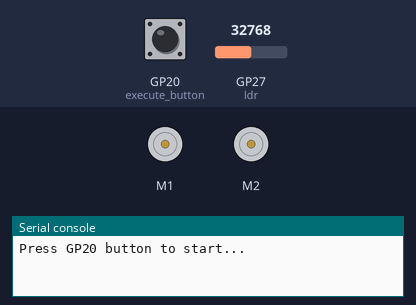
A program run on a simulated Raspberry Pi Pico running CircuitPython. On the bench: 2 × DC motor (green arrow = forward, orange = backward, longer = faster), the last lines printed to the serial console. Inputs (shaded band) come from the test bench; at power-on: GP20 (execute_button) HIGH, GP27 (ldr) = 32768 (analog values on the 0–65535 scale).

Above: at 1.2 s.
1.3 s: GP20 (execute_button) pulled LOW for 0.15 s
At 2.2 s:
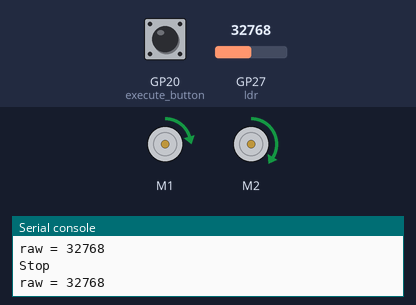
2.9 s: GP27 (ldr) set to 29504
4.4 s: GP27 (ldr) set to 28400
At 5.1 s:
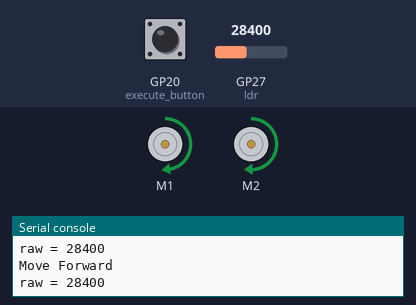
6.0 s: GP27 (ldr) set to 29655
At 6.6 s:
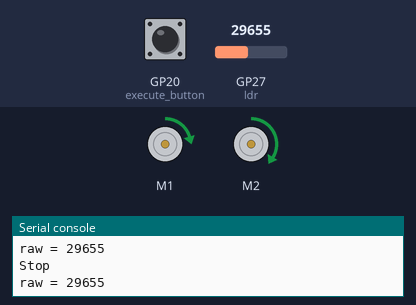
7.6 s: GP27 (ldr) set to 28345
At 8.1 s:
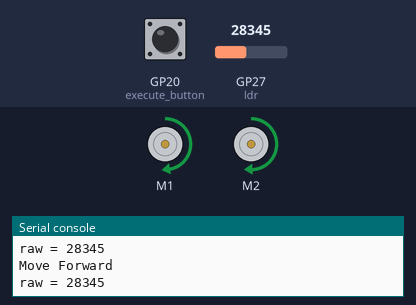
Timing chart, 0 to 10.2 s (numbered marks = the images above; inputs shaded):
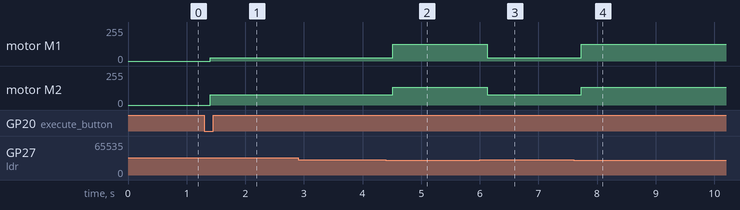

The program:

03_Light_Searching.py
```python
'''
Simple Light Searching Robot using only ONE Light Dependent Resistor (LDR)
'''
import time
import board
import analogio
import digitalio
import pwmio
from adafruit_motor import motor

# Left Motor
PWM_M1A = board.GP8
PWM_M1B = board.GP9
# Right Motor
PWM_M2A = board.GP10
PWM_M2B = board.GP11

# Press the GP20 push button on the ROBOPICO to execute the code
execute_button = digitalio.DigitalInOut(board.GP20)
execute_button.direction = digitalio.Direction.INPUT
execute_button.pull = digitalio.Pull.UP

# DC motor setup
# DC Motors generate electrical noise when running that can reset the microcontroller in extreme
# cases. A capacitor can be used to help prevent this.
pwm_1a = pwmio.PWMOut(PWM_M1A, frequency=10000)
pwm_1b = pwmio.PWMOut(PWM_M1B, frequency=10000)
motorL = motor.DCMotor(pwm_1a, pwm_1b)
pwm_2a = pwmio.PWMOut(PWM_M2A, frequency=10000)
pwm_2b = pwmio.PWMOut(PWM_M2B, frequency=10000)
motorR = motor.DCMotor(pwm_2a, pwm_2b)

ldr = analogio.AnalogIn(board.GP27)

def Robot_Movement(sL, sR):
    motorL.throttle = sL
    motorR.throttle = sR

print("Press GP20 button to start...")


while True:
    if not execute_button.value:  # Button pressed (logic is active low)
        while True:
            raw = ldr.value
            print("raw = {:5d}".format(raw))
            time.sleep(0.1)
            if (raw < 29000):            # << Please changed HERE
                Robot_Movement(0.5, 0.53) # Forward
                print("Move Forward")
            else:
                Robot_Movement(0.1, 0.3) # Turn Left
                print("Stop")
```

Measured:
- the behaviour switches between 29008 and 28992 on GP27 (ldr) (found by bisection; images 1 and 2)
- after the input at 1.3 s, motor M1: stopped → forward 25/255 after 0.10 s; motor M2: stopped → forward 76/255 after 0.10 s
- after the input at 4.4 s, motor M1: forward 25/255 → forward 127/255 after 0.12 s; motor M2: forward 76/255 → forward 135/255 after 0.12 s
- after the input at 6.0 s, motor M1: forward 127/255 → forward 25/255 after 0.12 s; motor M2: forward 135/255 → forward 76/255 after 0.12 s
- after the input at 7.6 s, motor M1: forward 25/255 → forward 127/255 after 0.13 s; motor M2: forward 76/255 → forward 135/255 after 0.13 s
